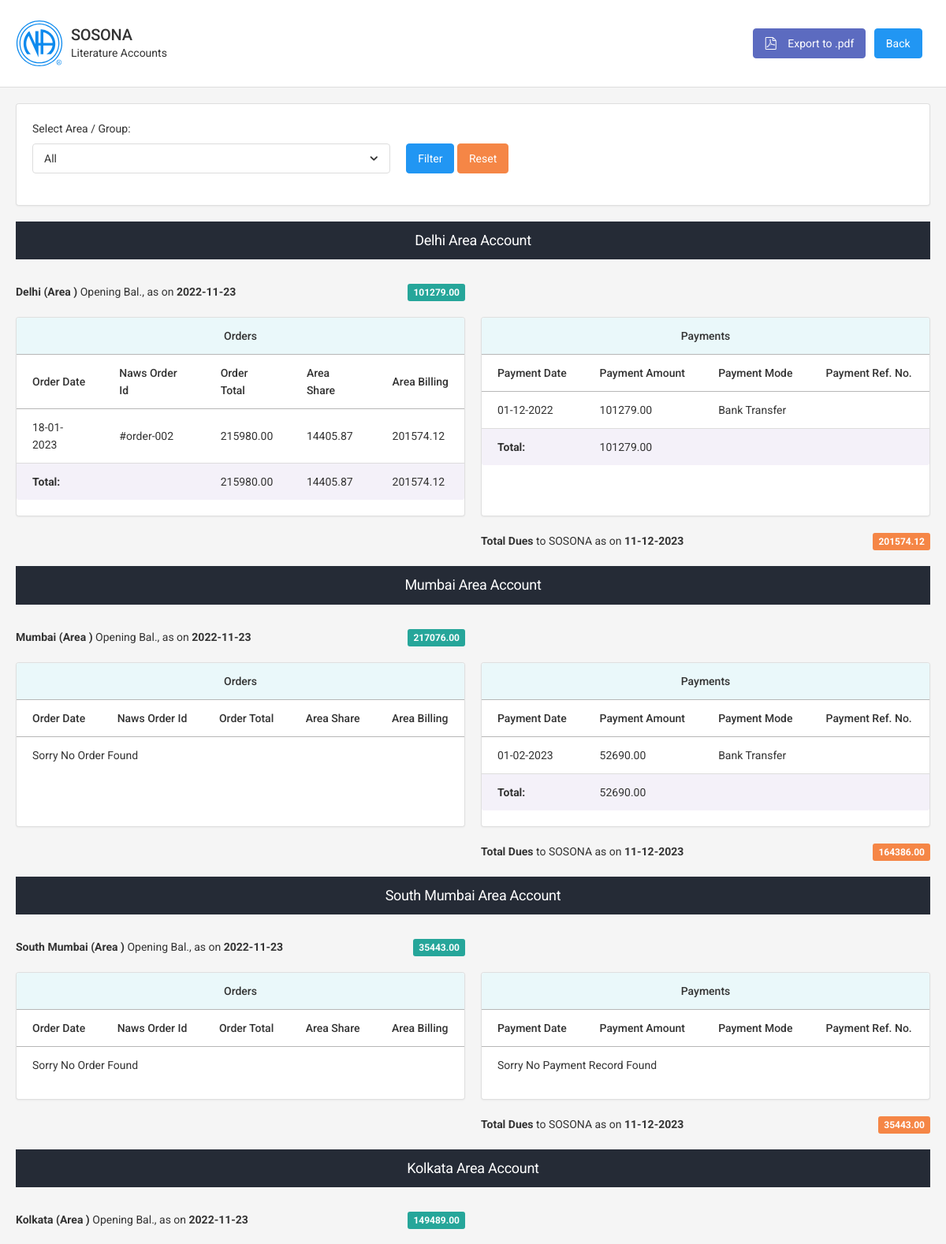
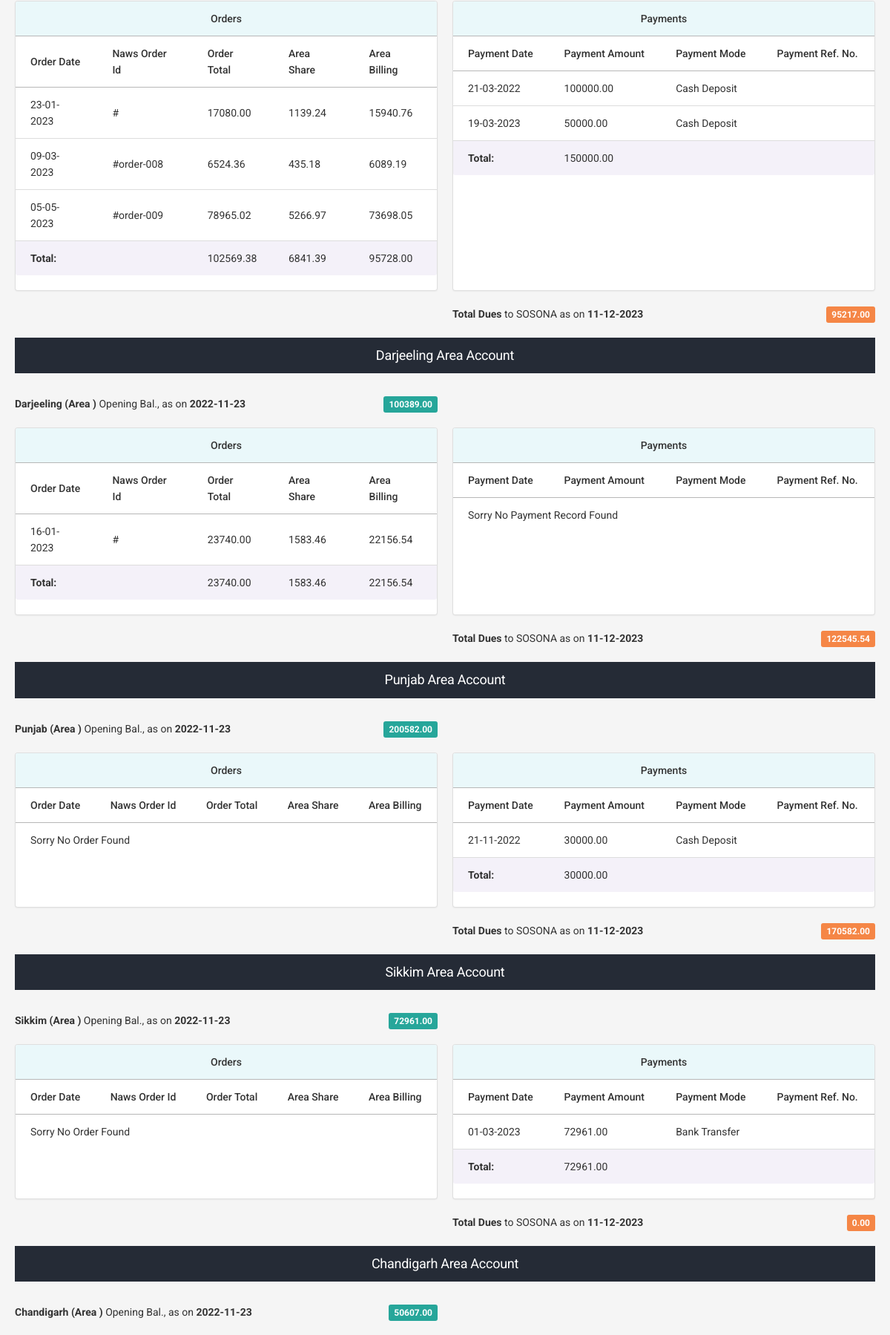
Page /accounts-public.php (signed in, upper part) on the committed database (2 pictures, top to bottom).
### tables this page shows
CREATE TABLE `consignee` (
  `id` int(11) NOT NULL,
  `name` varchar(255) NOT NULL,
  `entry_type` varchar(255) NOT NULL COMMENT '1=sosona,2=area,3=group',
  `city` varchar(255) NOT NULL,
  `opening_bal_amt` float(9,2) NOT NULL,
  `as_on_date` date NOT NULL,
  `comments` longtext NOT NULL
);

CREATE TABLE `order_new` (
  `id` int(11) NOT NULL,
  `consignee_id` int(11) NOT NULL,
  `naws_order_id` varchar(255) NOT NULL,
  `order_date` date NOT NULL,
  `order_total` float(9,2) NOT NULL,
  `area_share_amt` float(9,2) NOT NULL,
  `area_billing_amt` float(9,2) NOT NULL,
  `sosona_share_amt` float(9,2) NOT NULL,
  `sosona_billing_amt` float(9,2) NOT NULL,
  `comments` longtext NOT NULL
);

CREATE TABLE `payment` (
  `id` int(11) NOT NULL,
  `payment_by` int(11) NOT NULL COMMENT '1=sosona,2=area,3=group',
  `payment_date` date NOT NULL,
  `payment_amt` float(9,2) NOT NULL,
  `payment_mode` varchar(255) NOT NULL COMMENT '1=cash deposit,2=bank transfer',
  `payment_ref_number` varchar(255) NOT NULL,
  `comments` longtext NOT NULL
);

### accounts-public.php (called while the page is built, shortened)
<?php
include("lib/connect.php");
include("class/functions.php");
$functions = new functions();
$functions->validUser();
$consigneeId = isset($_REQUEST['consigneeId'])?$_REQUEST['consigneeId']:'';
$filterType = $_SESSION['filter_name'];
if(!empty($consigneeId))
{
$consigneeLists = $functions->consigneeLists($consigneeId,'','N');
}
else
{
$consigneeLists = $functions->consigneeLists($filterType,'','N');
}
$allConsigneeLists = $functions->consigneeLists('','','N');
include_once('templates/accountsBodyPublic.php');
?>

### class/functions.php (called while the page is built, shortened)
<?php
class functions extends Db
{
		public function consigneeLists($consigneeId,$entryType='' ,$paginate = "N")
		{
		    $sql = "SELECT * FROM `consignee` ";
		     if(!empty($consigneeId))
		    {
				$sql .= " WHERE `id` = '".$consigneeId."' ";
			}
			else
			{
				 if(!empty($entryType))
			    {
					$sql .= " WHERE `entry_type` = '".$entryType."' ";
				}
				else
				{
					$sql .= " WHERE `entry_type` = 'Area' OR `entry_type` = 'Group' ";
				}
			}
		    $sql .= " ORDER BY `entry_type`";
		    $result = $this->execute_query($sql);
		    $consigneeLists = array();
		    if ($this->get_num_rows($result) > 0)
		    {
		        if ($paginate == "N")
		        {
		            while ($row = $this->fetch_data($result))
		            {
		                $consigneeLists[] = $row;
		            }
		        }
		        return $consigneeLists;
		    }
		    else
		    {
		        return 0;
		    }
		}
		public function consigneeOrderLists($consignee_id ,$paginate = "N")
		{
		    $sql = "SELECT * FROM `order_new` WHERE consignee_id = '".$consignee_id."' ";
		    $result = $this->execute_query($sql);
		    $consigneeLists = array();
		    if ($this->get_num_rows($result) > 0)
		    {
		        if ($paginate == "N")
		        {
		            while ($row = $this->fetch_data($result))
		            {
		                $consigneeLists[] = $row;
		            }
		        }
		        return $consigneeLists;
		    }
		    else
		    {
		        return 0;
		    }
		}
		public function consigneePaymentLists($consignee_id ,$paginate = "N")
		{
		    $sql = "SELECT * FROM `payment` WHERE payment_by = '".$consignee_id."' ";
		    $result = $this->execute_query($sql);
		    $consigneeLists = array();
		    if ($this->get_num_rows($result) > 0)
		    {
		        if ($paginate == "N")
		        {
		            while ($row = $this->fetch_data($result))
		            {
		                $consigneeLists[] = $row;
		            }
		        }
		        return $consigneeLists;
		    }
		    else
		    {
		        return 0;
		    }
		}
}
?>

### lib/connect.php (called while the page is built, shortened)
<?php
class Db
{	function __construct()
	{
	$mysqli = new mysqli(DBHOST,DBUSER,DBPASSWORD,DBNAME) or die("Could not Connect The Server:  Errors:".$mysqli->connect_error);
	$this->con = $mysqli;
	}
	function execute_query($sql)
	{
	$con = $this->con;
	$result=$con->query($sql) or die($con->connect_error);
	return $result;
	}
    function fetch_data($result)
	{
	$rs=$result->fetch_array(MYSQLI_BOTH);
	return $rs;
	}
	function get_num_rows($result)
	{
	$num_rows=$result->num_rows;
	return $num_rows;
	}
}
?>

### templates/accountsBodyPublic.php (the view, shortened to what this page needs)
<?php
include "includes/header.php";
?>
<div class="page-content">
    <div class="content-wrapper">
        <div class="content-inner">
            <div class="page-header page-header-light">
                <div class="page-header-content header-elements-lg-inline d-flex">
                    <a href="dashboard-public.php" class="d-flex"><img src="assets/images/na-lgo-blue.svg" class="site-logo mr-2" alt=""></a>
                    <div class="page-title d-flex w-100 align-items-center">
                        <div class="d-none d-sm-block">
                            <h4 class="mb-0 sm-lh"><span class="font-weight-semibold">SOSONA</span></h4>
                            <p class="mb-0">Literature Accounts</p>
                        </div>
                          <?php
                    if(!empty($consigneeId))
					{
                    ?>
                    	 <a href="pdf-public.php?consigneeId=<?=$consigneeId?>" class="btn btn-indigo ml-auto"><i class="icon-file-pdf mr-2"></i> Export to .pdf</a>
                        &nbsp;&nbsp;&nbsp;<a href="dashboard-public.php" class="btn btn-primary">Back</a>&nbsp;&nbsp;&nbsp;
                    <?php
					}
					else
					{
						?>
						 <a href="pdf-public.php" class="btn btn-indigo ml-auto"><i class="icon-file-pdf mr-2"></i> Export to .pdf</a>
                         &nbsp;&nbsp;&nbsp;<a href="dashboard-public.php" class="btn btn-primary">Back</a>&nbsp;&nbsp;&nbsp;
						<?php
					}
					?>
                    </div>
                </div>
            </div>
            <div class="content">
                    <?php
                    if(!empty($consigneeId))
					{
                    ?>
                	<!--<div class="card">
                    	<div class="card-body">
                        <a href="index.php" class="btn btn-primary">Back</a>
                        </div>
                	</div>-->
                    <?php
					}
					else
					{
					?>
					 <div class="card">
                    	<div class="card-body">
						<form action="" method="POST">
                            <div class="row d-flex align-items-center">
                                <div class="col-sm-5">
                                    <div class="form-group">
                                      <label>Select Area / Group:</label>
                                    </div>
                                </div>
                                <div class="col-sm-3 mt-0 mt-sm-2">
                                  <button type="submit" class="btn btn-primary">Filter</button>
                                   <a href="accounts-public.php?flag=reset" class="btn btn-warning">Reset</a>
                                </div>
                            </div>
                        </form>
						</div>
               		 </div>
                    <?php
					}
                    ?>
                <?php
                if(!empty($consigneeLists))
                {
					foreach($consigneeLists AS $consigneeListsVal)
					{
						?>
					<div class="mb-3">
                    <div class="row mb-3">
                        <div class="col-sm-12">
                            <h5 class="bg-dark text-white text-center p-2"><?=$consigneeListsVal['name'].' '?><?=$consigneeListsVal['entry_type']?> Account</h5>
                        </div>
                    </div>
                    <div class="row">
                        <div class="col-md-6">
                            <div class="row mb-3">
                                <div class="col-7 col-sm-9">
                                    <p class="mb-0"><span class="font-weight-bold"><?=$consigneeListsVal['name']?> (<?=$consigneeListsVal['entry_type']?> )</span> Opening Bal., as on <span class="font-weight-bold"><?=$consigneeListsVal['as_on_date']?></span></p>
                                </div>
                                <div class="col-5 col-sm-3 text-right">
                                    <span class="badge badge-teal font-weight-bold ml-auto"><?=$consigneeListsVal['opening_bal_amt']?></span>
                                </div>
                            </div>
                        </div>
                        <div class="col-md-6">
                        </div>
                    </div>
                    <div class="row">
                        <div class="col-md-6">
                            <div class="card h-100">
                                <div class="table-responsive">
                                    <table class="table">
                                        <thead>
                                            <tr class="text-center bg-info-100">
                                                <th colspan="5">Orders</th>
                                            </tr>
                                        </thead>
                                        <thead>
                                            <tr>
                                                <th>Order Date</th>
                                                <th>Naws Order Id</th>
                                                <th>Order Total</th>
                                                <th>Area Share</th>
                                                <th>Area Billing</th>
                                            </tr>
                                        </thead>
                                        <tbody>
                                         	<?php
                                         	$consigneeOrderLists = $functions->consigneeOrderLists($consigneeListsVal['id'],'N');
                                         	 if(!empty($consigneeOrderLists))
                                         	 {
                                         	 	$total_order_amnt = 0.00;
							                    $total_area_share_amnt = 0.00;
							                    $total_area_billing_amnt = 0.00;
											 	foreach($consigneeOrderLists AS $consigneeOrderListsVal)
											 	{
											 		?>
											 		 <tr>
		                                                <td><?=date("d-m-Y", strtotime($consigneeOrderListsVal['order_date']) )?></td>
		                                                <td>#<?=$consigneeOrderListsVal['naws_order_id']?></td>
		                                                <td><?=$consigneeOrderListsVal['order_total']?></td>
		                                                <td><?=$consigneeOrderListsVal['area_share_amt']?></td>
		                                                <td><?=$consigneeOrderListsVal['area_billing_amt']?></td>
                                            		</tr>
											 		<?php
														$total_order_amnt =  $total_order_amnt + (float)$consigneeOrderListsVal['order_total'];
														$total_area_share_amnt =  $total_area_share_amnt + (float)$consigneeOrderListsVal['area_share_amt'];
														$total_area_billing_amnt =  $total_area_billing_amnt + (float)$consigneeOrderListsVal['area_billing_amt'];
												}
												?>
												<tr class="bg-purple-100">
                                                <td colspan="2" class="font-weight-bold">Total:</td>
                                                <td><?=number_format((float)$total_order_amnt, 2, '.', '')?></td>
                                                <td><?=number_format((float)$total_area_share_amnt, 2, '.', '')?></td>
                                                <td><?=number_format((float)$total_area_billing_amnt, 2, '.', '')?></td>
                                            	</tr>
												<?php
											 }
											 else
											 {
											 	echo '<tr><td colspan=4> Sorry No Order Found</td></tr>';
							                    $total_area_billing_amnt = 0.00;
											 }
                                         	?>
                                        </tbody>
                                    </table>
                                </div>
                            </div>
                        </div>
                        <div class="col-md-6">
                            <div class="card h-100">
                                <div class="table-responsive">
                                    <table class="table">
                                        <thead>
                                            <tr class="text-center bg-info-100">
                                                <th colspan="4">Payments</th>
                                            </tr>
                                        </thead>
                                        <thead>
                                            <tr>
                                                <th>Payment Date</th>
                                                <th>Payment Amount</th>
                                                <th>Payment Mode</th>
                                                <th>Payment Ref. No.</th>
                                            </tr>
                                        </thead>
                                        <tbody>
                                        	<?php
                                        		$consigneePaymentLists = $functions->consigneePaymentLists($consigneeListsVal['id'],'N');
                                        		if(!empty($consigneePaymentLists))
                                        		{
                                        			$total_payment_amnt = 0.00;
                                        			foreach($consigneePaymentLists AS $consigneePaymentListsVal)
                                        			{
                                        				?>
			                                        		<tr>
			                                                <td><?=date("d-m-Y", strtotime($consigneePaymentListsVal['payment_date']) )?></td>
			                                                <td><?=$consigneePaymentListsVal['payment_amt']?></td>
			                                                <td><?=$consigneePaymentListsVal['payment_mode']?></td>
			                                                <td><?=$consigneePaymentListsVal['payment_ref_number']?></td>			                                                		</tr>
                                        				<?php
														$total_payment_amnt =  $total_payment_amnt + (float)$consigneePaymentListsVal['payment_amt'];
													}
													?>
															<tr class="bg-purple-100">
		                                                	<td class="font-weight-bold">Total:</td>
		                                                	<td colspan="3"><?=number_format((float)$total_payment_amnt, 2, '.', '')?></td>
		                                            		</tr>
													<?php
												}
												else
												{
													echo '<tr><td colspan=4> Sorry No Payment Record Found</td></tr>';
													$total_payment_amnt = 0.00;
												}
                                        	?>
                                        </tbody>
                                    </table>
                                </div>
                            </div>
                        </div>
                    </div>
                    <div class="row">
                        <div class="col-md-6">
                        </div>
                        <div class="col-md-6">
                            <div class="row mt-3">
                                <div class="col-7 col-sm-9">
                                    <p class="mb-0"><span class="font-weight-bold">Total Dues</span> to SOSONA as on <span class="font-weight-bold"><?= date('d-m-Y')?></span></p>
                                </div>
                                <div class="col-5 col-sm-3 text-right">
                                <?php  $dues = (number_format((float)$consigneeListsVal['opening_bal_amt'], 2, '.', '')+ number_format((float)$total_area_billing_amnt, 2, '.', ''))- number_format((float)$total_payment_amnt, 2, '.', ''); ?>
                                    <span class="badge badge-warning font-weight-bold ml-auto"><?= number_format((float)$dues, 2, '.', '') ?></span>
                                </div>
                            </div>
                        </div>
                    </div>
                </div>
						<?php
					}
				}
                ?>
            </div>
<?php include "includes/footer.php"; ?>

### assets/css/style.css (style rules this page uses)
.sm-lh { line-height: 1.2em; }
.site-logo { width: 60px; }

### rows in the picture
consignee: name "Delhi", entry_type "Area", as_on_date "2022-11-23", opening_bal_amt "101279.00", total_order_amnt "215980.00", total_area_share_amnt "14405.87", total_area_billing_amnt "201574.12", total_payment_amnt "101279.00", opening_bal_amt "201574.12"
order_new: order_date "18-01-2023", naws_order "order-002", order_total "215980.00", area_share_amt "14405.87", area_billing_amt "201574.12"
payment: payment_date "01-12-2022", payment_amt "101279.00", payment_mode "Bank Transfer"
consignee: name "Mumbai", entry_type "Area", as_on_date "2022-11-23", opening_bal_amt "217076.00", shows "Sorry No Order Found", total_payment_amnt "52690.00", opening_bal_amt "164386.00"
payment: payment_date "01-02-2023", payment_amt "52690.00", payment_mode "Bank Transfer"
consignee: name "South Mumbai", entry_type "Area", as_on_date "2022-11-23", opening_bal_amt "35443.00", shows "Sorry No Order Found", shows "Sorry No Payment Record Found"
consignee: name "Kolkata", entry_type "Area", as_on_date "2022-11-23", opening_bal_amt "149489.00", total_order_amnt "102569.38", total_area_share_amnt "6841.39", total_area_billing_amnt "95728.00", total_payment_amnt "150000.00", opening_bal_amt "95217.00"
order_new: order_date "23-01-2023", order_total "17080.00", area_share_amt "1139.24", area_billing_amt "15940.76"
order_new: order_date "09-03-2023", naws_order "order-008", order_total "6524.36", area_share_amt "435.18", area_billing_amt "6089.19"
order_new: order_date "05-05-2023", naws_order "order-009", order_total "78965.02", area_share_amt "5266.97", area_billing_amt "73698.05"
payment: payment_date "21-03-2022", payment_amt "100000.00", payment_mode "Cash Deposit"
payment: payment_date "19-03-2023", payment_amt "50000.00", payment_mode "Cash Deposit"
consignee: name "Darjeeling", entry_type "Area", as_on_date "2022-11-23", opening_bal_amt "100389.00", total_order_amnt "23740.00", total_area_share_amnt "1583.46", total_area_billing_amnt "22156.54", shows "Sorry No Payment Record Found", opening_bal_amt "122545.54"
order_new: order_date "16-01-2023", order_total "23740.00", area_share_amt "1583.46", area_billing_amt "22156.54"
consignee: name "Punjab", entry_type "Area", as_on_date "2022-11-23", opening_bal_amt "200582.00", shows "Sorry No Order Found", total_payment_amnt "30000.00", opening_bal_amt "170582.00"
payment: payment_date "21-11-2022", payment_amt "30000.00", payment_mode "Cash Deposit"
consignee: name "Sikkim", entry_type "Area", as_on_date "2022-11-23", opening_bal_amt "72961.00", shows "Sorry No Order Found", total_payment_amnt "72961.00", opening_bal_amt "0.00"
payment: payment_date "01-03-2023", payment_amt "72961.00", payment_mode "Bank Transfer"
consignee: name "Chandigarh", entry_type "Area", as_on_date "2022-11-23", opening_bal_amt "50607.00"
